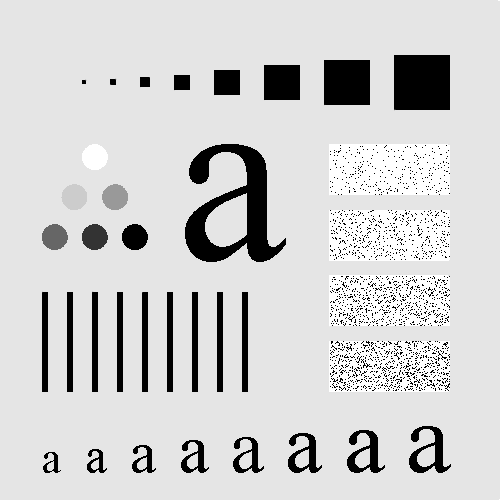
%> input picture ButterworthFonk./Fig0333(a)(test_pattern_blurring_orig).tif, 500 x 500 px
$ octave hm5.m   (GNU Octave 9; MATLAB toolbox functions it lacks are replaced by stand-ins)
%> lines starting %> are read from the running program, lines starting %| are printed output that depends on the picture
%Unsharp masking with Gaus method%
%Homework 5
clear,clc% degiskenler sifirlama ve bellegi temizleme
fileName = 'Fig0333(a)(test_pattern_blurring_orig).tif';
I = imread(fileName);
%> I is the input picture: size 500x500 uint8; min 0, max 255, mean 207.4
%figure,imshow(I); title('First Image');
if size(I,3)>1
    I=rgb2gray(I);
end

im = im2double(I);

sigma = 9;
[x, y] = meshgrid(-1*sigma:1:1*sigma, -1*sigma:1:1*sigma);
h = exp(-(x.^2+y.^2)/(2*sigma^2)); % gaus
h = h./sum(sum(h));
k=9;
h = -k*h;
[M, N] = size(h);
r_mid = round(M/2);
c_mid = round(N/2);
h(r_mid,c_mid) = (8*k)/9+1;

I = imfilter(im,h,'symmetric', 'same');
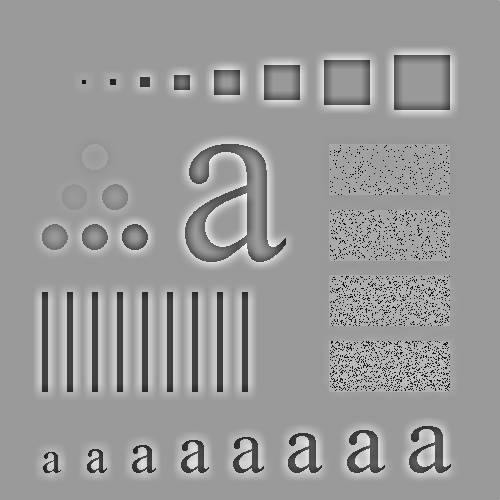
%> I: size 500x500 double; min -8.86, max 5.82, mean 0.0286; drawn with min black and max white

imshowpair(im, I, 'montage', 'Scaling', 'none');
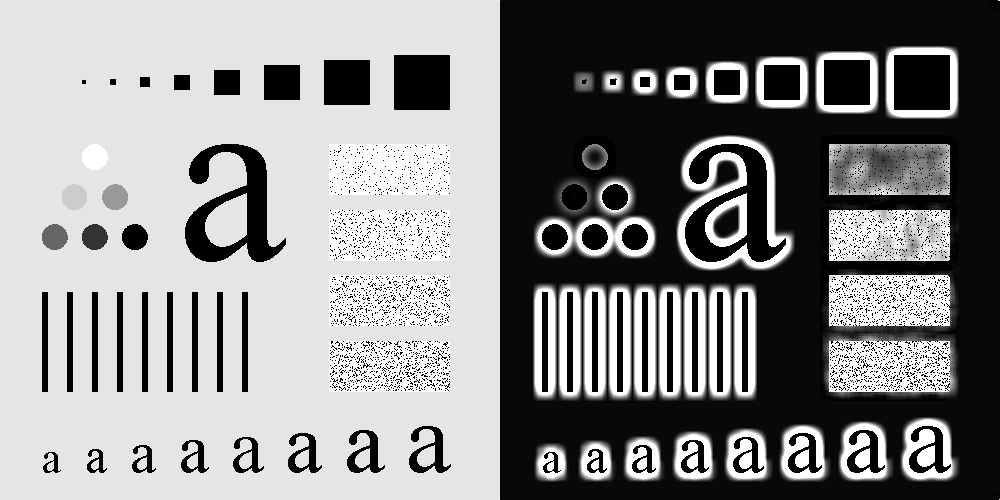
%> displayed picture: size 500x1000, on the screen's scale of 0 to 255; min 0, max 255, mean 137.2
